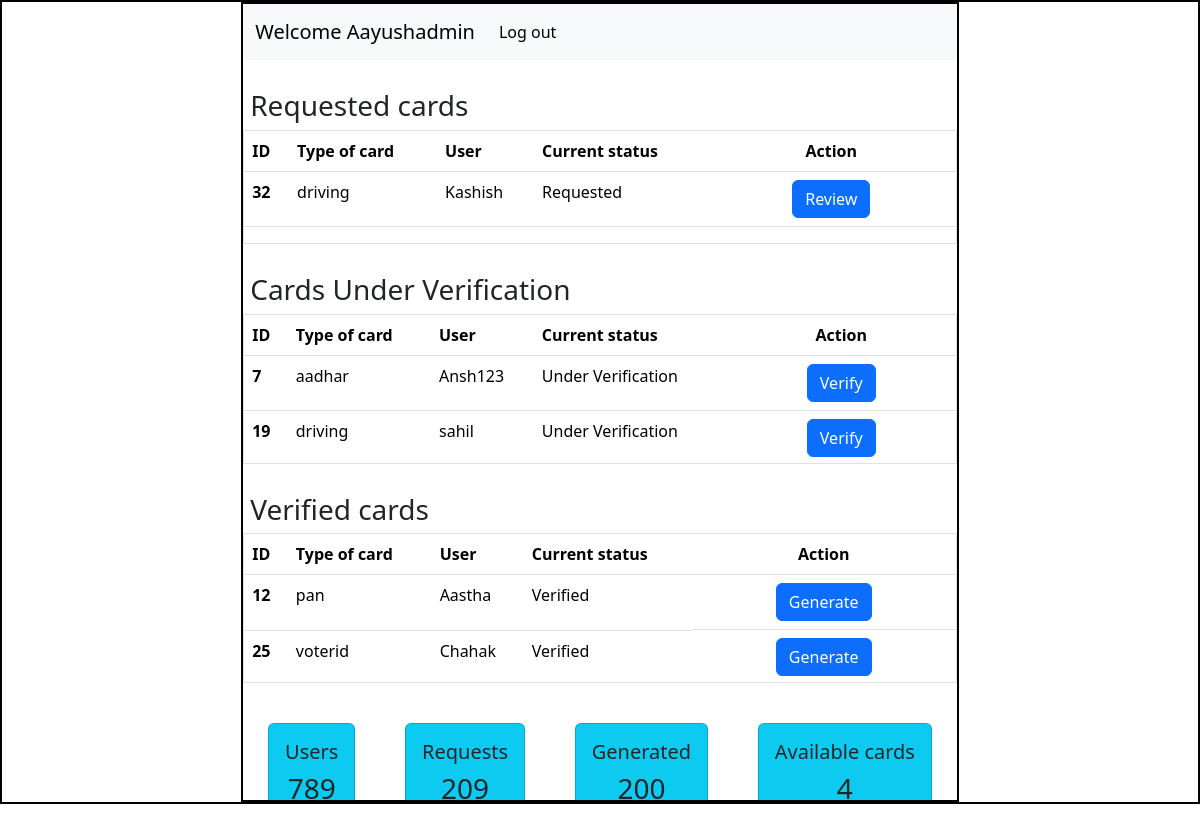
The page /admin on the database its author committed.
### Application/models.py (models this page shows)
class User(db.Model):
    id=db.Column(db.Integer(),primary_key=True)
    username=db.Column(db.String(),nullable=False,unique=True)
    email=db.Column(db.String(),nullable=False,unique=True)
    password=db.Column(db.String(),nullable=False)
    type=db.Column(db.String(),default='general')
    details=db.relationship('Info',backref='creator')

class Info(db.Model):
    id=db.Column(db.Integer(),primary_key=True)
    attribute_name=db.Column(db.String(),nullable=False)
    attribute_value=db.Column(db.String(),nullable=False)
    card_name=db.Column(db.String(),nullable=False)
    user_id=db.Column(db.Integer(),db.ForeignKey('user.id'),nullable=False)

### Application/controllers.py (the view)
@app.route('/admin')
def admin_dash():
    this_user=User.query.filter_by(type='admin').first()
    all_info=Info.query.all()
    return render_template('admin_dashboard.html',this_user=this_user,all_info=all_info)

### templates/admin_dashboard.html (shortened to what this page needs)
<!DOCTYPE html>
<html lang="en">
  <head>
    <link
      href="https://cdn.jsdelivr.net/npm/bootstrap@5.3.3/dist/css/bootstrap.min.css"
      rel="stylesheet"
    />
    <link rel="stylesheet" href="/static/style.css"/>
  </head>
  <body>
    <div id="main">
      <div id="canvas" class="overflow-auto">
        <nav class="navbar navbar-expand-lg bg-body-tertiary">
            <div class="container-fluid">
              <a class="navbar-brand" href="#">Welcome {{this_user.username}}</a>
              <div class="collapse navbar-collapse" id="navbarSupportedContent">
                <ul class="navbar-nav me-auto mb-2 mb-lg-0">
                  <li class="nav-item">
                    <a class="nav-link active" aria-current="page" href="/login">Log out</a>
                  </li>
              </div>
            </div>
          </nav>
          <div id="content" >
            <h3 class="headings">Requested cards</h3>
            <div id="table" class="border" style="max-height: 200px; overflow-y: scroll;">
            <table class="table">
                <thead>
                  <tr>
                    <th scope="col">ID</th>
                    <th scope="col">Type of card</th>
                    <th scope="col">User</th>
                    <th scope="col">Current status</th>
                    <th scope="col" class="text-center">Action</th>
                  </tr>
                </thead>
                <tbody>
                  {% for info in all_info %}
                    {% if info.attribute_name == "Status" and info.attribute_value == "requested" %}
                      <tr>
                        <th scope="row">{{loop.index}}</th>
                        <td>{{info.card_name}}</td>
                        <td>{{info.creator.username}}</td>
                        <td>Requested</td>
                        <td class="d-flex justify-content-center"><a href="/update_status/{{info.card_name}}/{{info.user_id}}" type="button" class="btn btn-primary mx-5">Review</a>
                      </tr>
                    {% endif %}
                  {% endfor %}
                </tbody>
              </table>
              </div>
              <h3 class="headings">Cards Under Verification</h3>
              <div id="table" class="border" style="max-height: 150px; overflow-y: scroll;">
            <table class="table">
                <thead>
                  <tr>
                    <th scope="col">ID</th>
                    <th scope="col">Type of card</th>
                    <th scope="col">User</th>
                    <th scope="col">Current status</th>
                    <th scope="col" class="text-center">Action</th>
                  </tr>
                </thead>
                <tbody>
                  {% for info in all_info %}
                    {% if info.attribute_name == "Status" and info.attribute_value == "under_verification" %}
                      <tr>
                        <th scope="row">{{loop.index}}</th>
                        <td>{{info.card_name}}</td>
                        <td>{{info.creator.username}}</td>
                        <td>Under Verification</td>
                        <td class="d-flex justify-content-center"><a href="/update_status/{{info.card_name}}/{{info.user_id}}" type="button" class="btn btn-primary mx-5">Verify</a>
                      </tr>
                    {% endif %}
                  {% endfor %}
                </tbody>
              </table>
              </div>
              <h3 class="headings">Verified cards</h3>
              <div id="table" class="border" style="max-height: 150px; overflow-y: scroll;">
            <table class="table">
                <thead>
                  <tr>
                    <th scope="col">ID</th>
                    <th scope="col">Type of card</th>
                    <th scope="col">User</th>
                    <th scope="col">Current status</th>
                    <th scope="col" class="text-center">Action</th>
                  </tr>
                </thead>
                <tbody>
                  {% for info in all_info %}
                    {% if info.attribute_name == "Status" and info.attribute_value == "verified" %}
                      <tr>
                        <th scope="row">{{loop.index}}</th>
                        <td>{{info.card_name}}</td>
                        <td>{{info.creator.username}}</td>
                        <td>Verified</td>
                        <td class="d-flex justify-content-center"><a href="/generate/{{info.card_name}}/{{info.user_id}}" type="button" class="btn btn-primary mx-5">Generate</a>
                      </tr>
                    {% endif %}
                  {% endfor %}
                </tbody>
              </table>
              </div>
          </div>
          <div id="boxes">
            <div class="d-flex justify-content-around text-center" style="margin-top: 40px;">
                <div class="card bg-info p-3">
                    <h5>Users</h5>
                    <h3>789</h3>
                </div>
                <div class="card bg-info p-3">
                    <h5>Requests</h5>
                   <h3>209</h3>
                </div>
                <div class="card bg-info p-3">
                    <h5>Generated</h5>
                    <h3>200</h3>
                </div>
                <div class="card bg-info p-3">
                    <h5>Available cards</h5>
                    <h3>4</h3>
                </div>
                </div>
            </div>
          </div>
      </div>
  </body>
</html>

### static/style.css (style rules this page uses)
* { margin: 0px; }
#main,#canvas { border: 2px solid black; }
#canvas { width: 60%; margin: auto; height: 800px; }
.headings { margin: 3px; padding: 4px; margin-top: 25px; }

### rows shown on the page
User: username "Aayushadmin"
Info: card_name "driving", creator.username "Kashish"
Info: card_name "aadhar", creator.username "Ansh123"
Info: card_name "driving", creator.username "sahil"
Info: card_name "pan", creator.username "Aastha"
Info: card_name "voterid", creator.username "Chahak"
